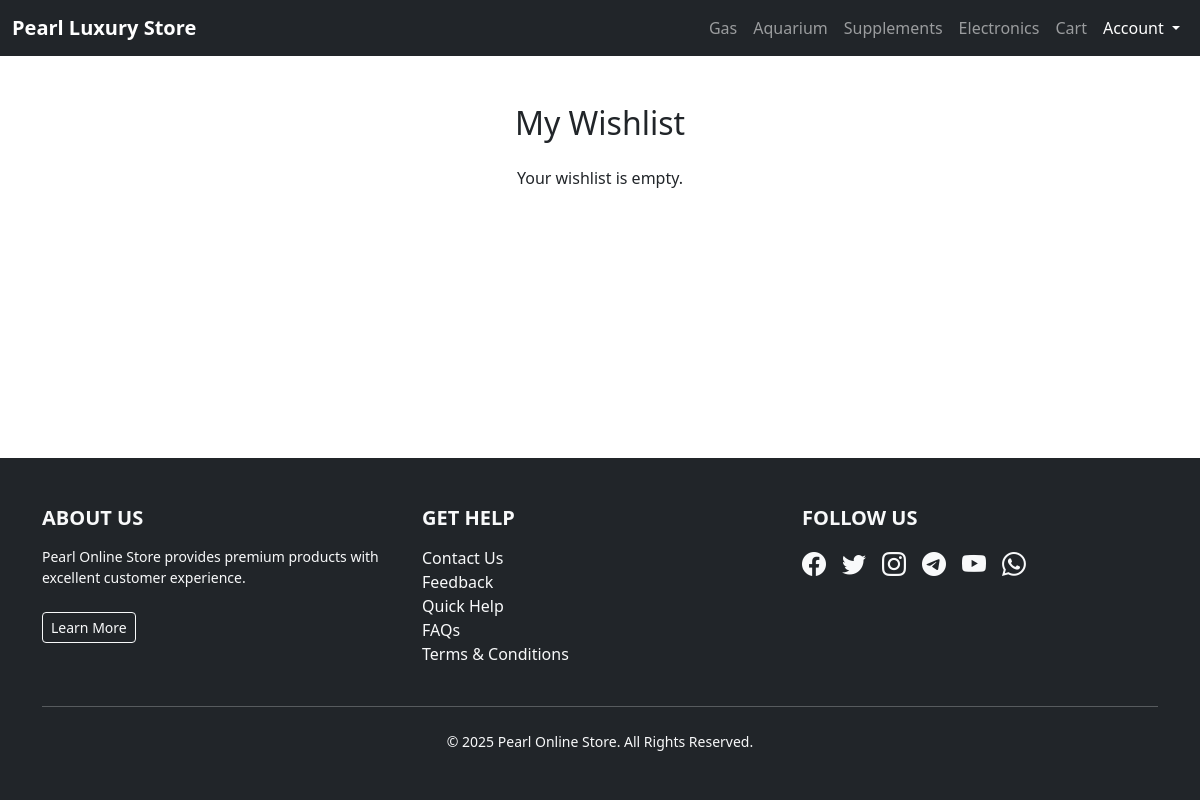
Page /wishlist/ (signed in) on the earlier database version.
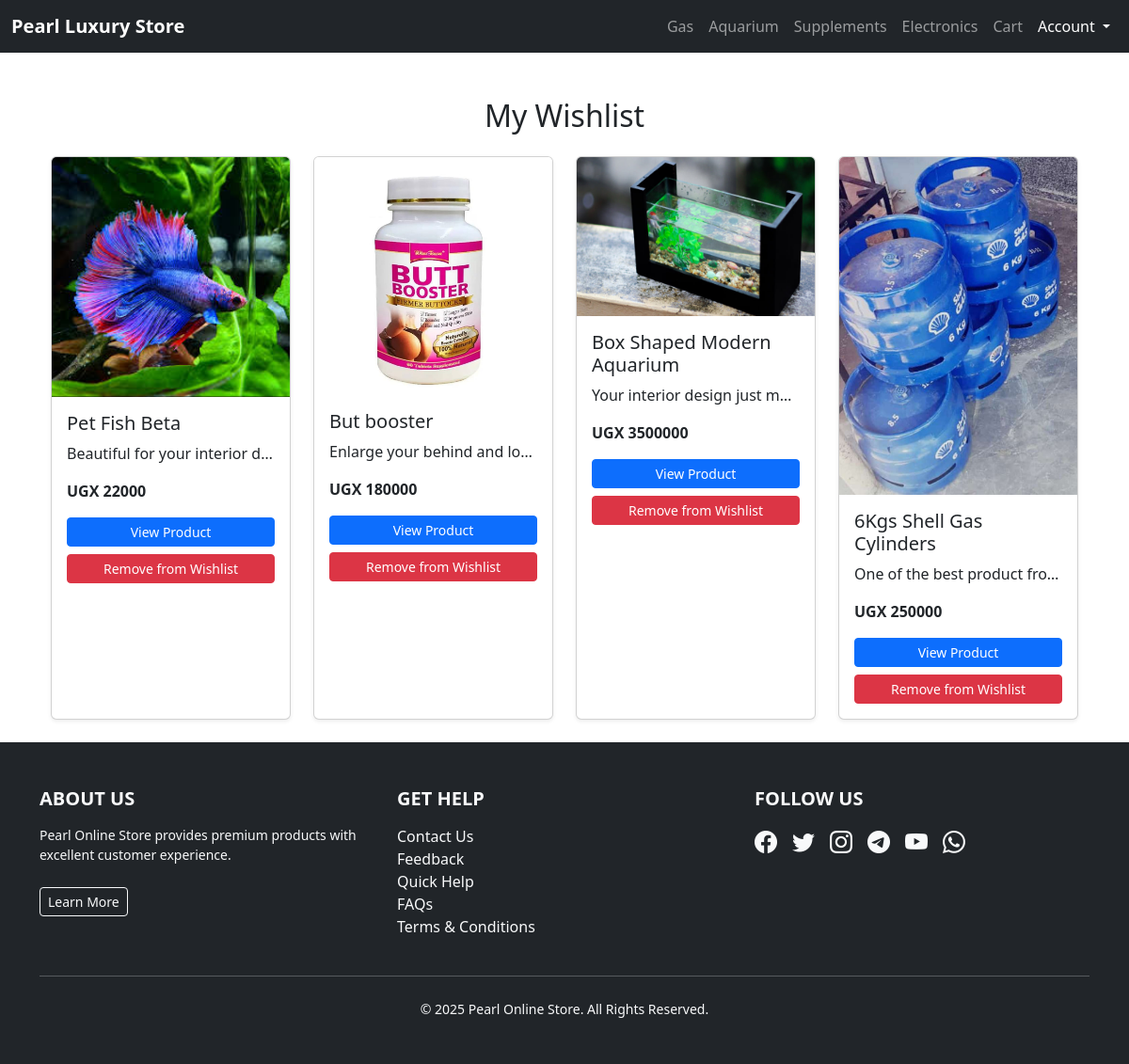
Same page on the later database version.
### pearlApp/models.py (models this page shows, shortened)
class Wishlist(models.Model):
    user = models.ForeignKey(
        User, on_delete=models.CASCADE, related_name='wishlist')
    product = models.ForeignKey('Product', on_delete=models.CASCADE)
    added_at = models.DateTimeField(auto_now_add=True)
    class Meta:
        unique_together = ('user', 'product')

class Product(models.Model):
    category = models.ForeignKey(
        Category, on_delete=models.CASCADE, related_name="products")
    name = models.CharField(max_length=150)
    description = models.TextField()
    price = models.PositiveIntegerField(help_text="Price in UGX")
    discount = models.PositiveIntegerField(
        default=0, help_text="Discount percentage (0 if none)")
    image = models.ImageField(upload_to="products/")
    stock_quantity = models.PositiveIntegerField(default=0)
    created_at = models.DateTimeField(auto_now_add=True)
    updated_at = models.DateTimeField(auto_now=True)
    class Meta:
        ordering = ["-created_at"]

### pearlApp/views.py (the view)
# urls.py: path("wishlist/", views.wishlist_view, name="wishlist"),
@login_required
def wishlist_view(request):
    wishlist_items = Wishlist.objects.filter(
        user=request.user).select_related('product')
    return render(request, 'stores/wishlist.html', {'wishlist_items': wishlist_items})

### templates/stores/wishlist.html (shortened to what this page needs)
{% extends "main.html" %}
{% block content %}
<div class="container mt-5">
    <h2 class="mb-4 text-center">My Wishlist</h2>
    {% if wishlist_items %}
    <div class="row g-4">
        {% for item in wishlist_items %}
        <div class="col-md-3 col-sm-6">
            <div class="card h-100 shadow-sm position-relative">
                {% if item.product.image %}
                    <img src="{{ item.product.image.url }}" class="card-img-top" alt="{{ item.product.name }}">
                {% else %}
                    <div class="d-flex align-items-center justify-content-center bg-secondary text-light"
                         style="height:180px;">
                        {{ item.product.name }}
                    </div>
                {% endif %}
                <div class="card-body">
                    <h5 class="card-title">{{ item.product.name }}</h5>
                    <p class="card-text text-truncate">{{ item.product.description|truncatewords:12 }}</p>
                    <p class="fw-bold">UGX {{ item.product.price }}</p>
                    <a href="{% url 'product_detail' item.product.pk %}"
                       class="btn btn-sm btn-primary w-100 mb-2">View Product</a>
                    <form action="{% url 'remove_from_wishlist' item.product.id %}" method="POST">
                        <button class="btn btn-sm btn-danger w-100">Remove from Wishlist</button>
                    </form>
                </div>
            </div>
        </div>
        {% endfor %}
    </div>
    {% else %}
        <p class="text-center mt-4">Your wishlist is empty.</p>
    {% endif %}
</div>
 <br>
{% endblock %}

Differences in the rows shown:
added Wishlist: product.image (picture), product.name "Pet Fish Beta", product.description "Beautiful for your interior d…", product.price "22000"
added Wishlist: product.image (picture), product.name "But booster", product.description "Enlarge your behind and lo…", product.price "180000"
added Wishlist: product.image (picture), product.name "Box Shaped Modern Aquarium", product.description "Your interior design just m…", product.price "3500000"
added Wishlist: product.image (picture), product.name "6Kgs Shell Gas Cylinders", product.description "One of the best product fro…", product.price "250000"
Other differences:
text no longer shown: "Your wishlist is empty."
